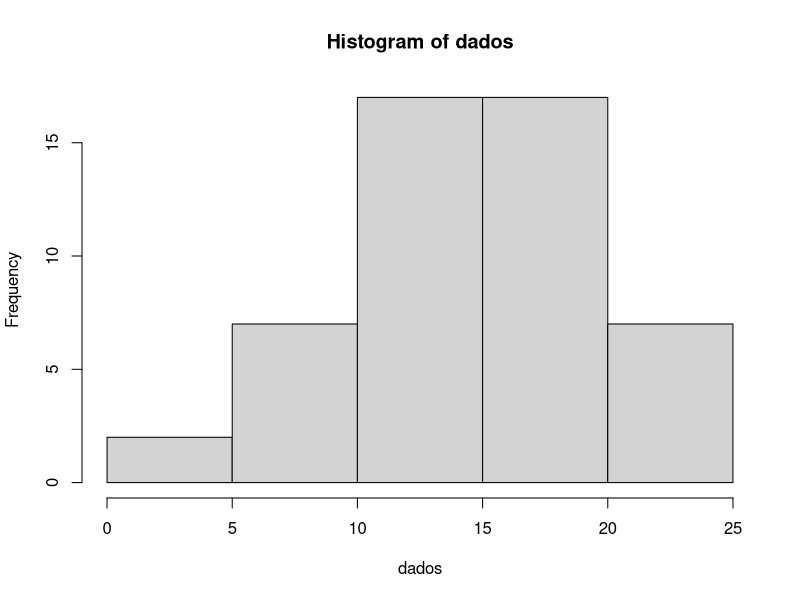
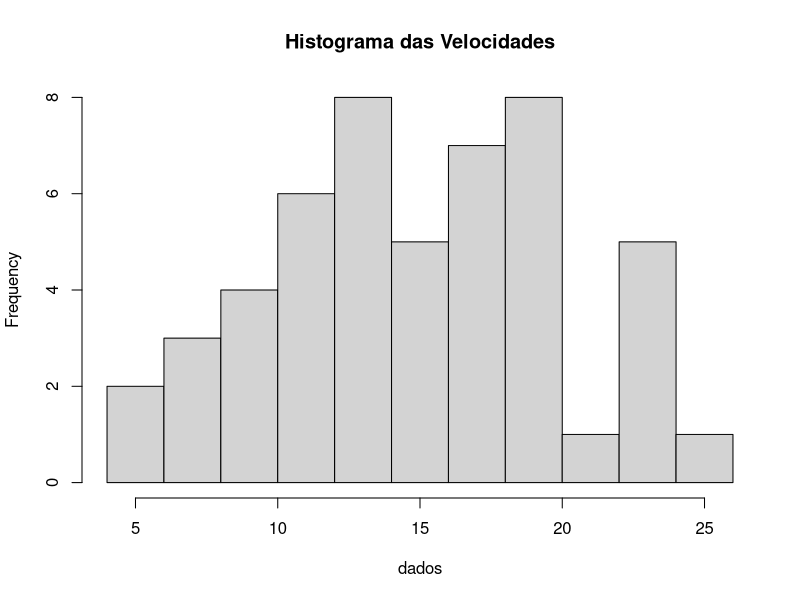
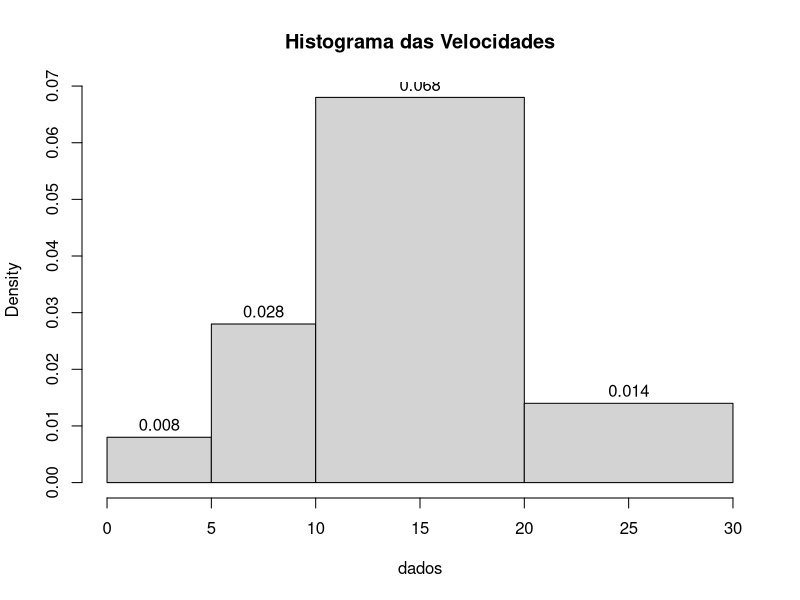
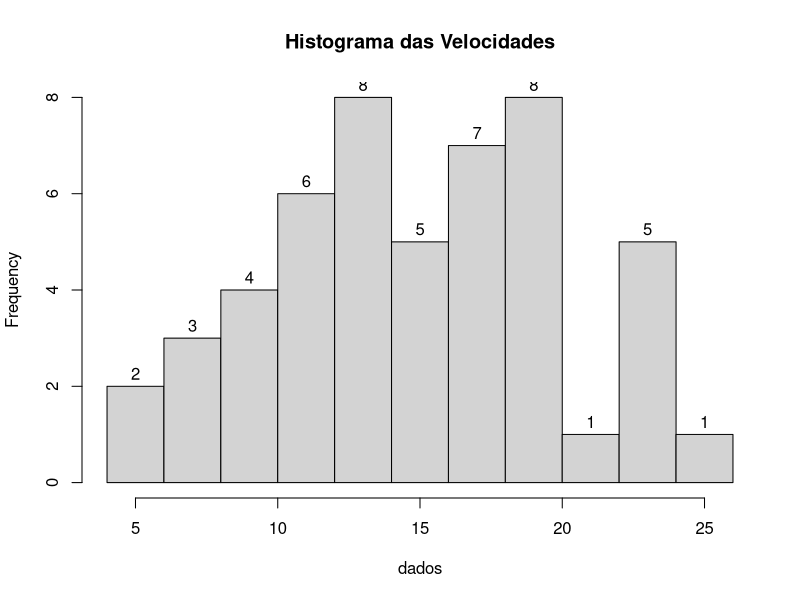
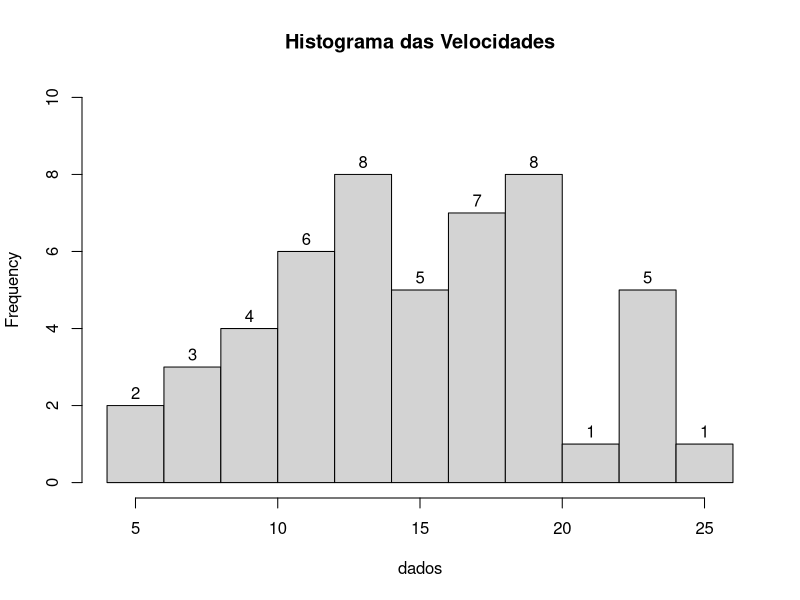
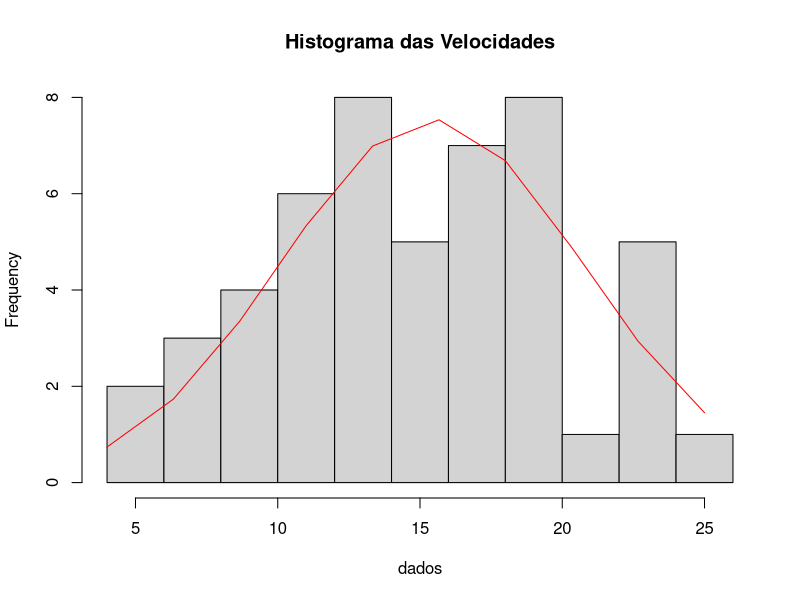

These figures' R source, in order:


# Obs: Caso tenha problemas com a acentuação, consulte este link:
# https://support.rstudio.com/hc/en-us/articles/200532197-Character-Encoding

# Configurando o diretório de trabalho
# Coloque entre aspas o diretório de trabalho que você está usando no seu computador
# Não use diretórios com espaço no nome
setwd("C:/FCD/BigDataRAzure/Cap04")
getwd()

# Definindo os dados
?cars
View(cars)
dados = cars$speed

# Construindo um histograma
?hist
hist(dados)


# Conforme consta no help, o parâmetro breaks pode ser um dos itens abaixo:
# Um vetor para os pontos de quebra entre as células do histograma
# Uma função para calcular o vetor de breakpoints
# Um único número que representa o número de células para o histograma
# Uma cadeia de caracteres que nomeia um algoritmo para calcular o número de células 
# Uma função para calcular o número de células.
hist(dados, breaks = 10, main = "Histograma das Velocidades")
hist(dados, labels = T, breaks = c(0,5,10,20,30), main = "Histograma das Velocidades")
hist(dados, labels = T, breaks = 10, main = "Histograma das Velocidades")
hist(dados, labels = T, ylim = c(0,10), breaks = 10, main = "Histograma das Velocidades")


# Adicionando linhas ao histograma
grafico <- hist(dados, breaks = 10, main = "Histograma das Velocidades")

xaxis = seq(min(dados), max(dados), length = 10)
yaxis = dnorm(xaxis, mean = mean(dados), sd = sd(dados))
yaxis = yaxis*diff(grafico$mids)*length(dados)

lines(xaxis, yaxis, col = "red")


